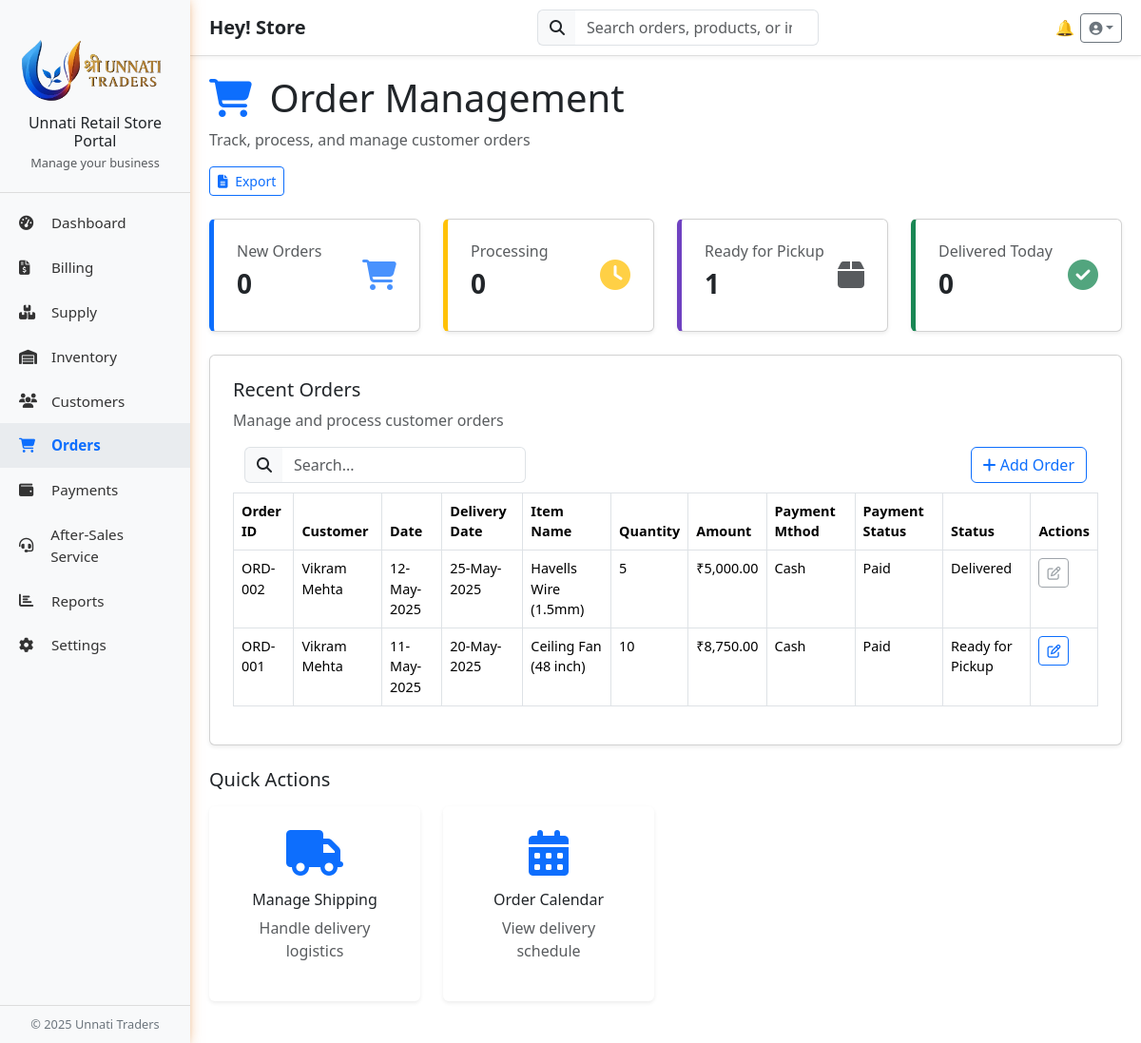
/Dashboard/Retail_Store/store_dashboard.php?page=orders (signed in), run on the app's committed database.
### tables this page shows
CREATE TABLE `retail_store_orders` (
  `order_id` varchar(20) NOT NULL,
  `customer_name` varchar(50) NOT NULL,
  `date` date NOT NULL,
  `delivery_date` date NOT NULL,
  `item_name` varchar(50) NOT NULL,
  `quantity` int(10) NOT NULL,
  `amount` decimal(10,2) NOT NULL,
  `payment_method` enum('Digital payment','Cash','BNPL','Payment gateway') NOT NULL,
  `payment_status` enum('Paid','Pending','Refunded') NOT NULL,
  `status` enum('Processing','Ready for Pickup','Delivered','Cancelled') NOT NULL,
  `created_by` varchar(50) NOT NULL,
  `created_for` varchar(50) NOT NULL
);

### Dashboard/Retail_Store/orders.php (the view, shortened to what this page needs)
<?php
include '../../_conn.php';
$user_name = $_SESSION['user_name'];
?>
<div class="main-content">
    <h1><i class="fas fa-shopping-cart text-primary me-2"></i> Order Management</h1>
    <p class="text-muted">Track, process, and manage customer orders</p>
    <div class="d-flex flex-column flex-md-row gap-3 align-items-md-center justify-content-between mb-4">
        <button type="submit" class="btn btn-outline-primary btn-sm" onclick="exportTableToCSV()">
            <i class="fas fa-file-alt me-1"></i> Export
        </button>
    </div>
</div>
<?php
$order_analytics = [];
$sql = "SELECT COUNT(*) as count FROM retail_store_orders WHERE date = CURDATE() AND created_for = '$user_name'";
$result = mysqli_query($conn, $sql);
$row = mysqli_fetch_assoc($result);
$order_analytics['newOrders'] = $row['count'];
$sql = "SELECT COUNT(*) as count FROM retail_store_orders WHERE status = 'Processing' AND created_for = '$user_name'";
$result = mysqli_query($conn, $sql);
$row = mysqli_fetch_assoc($result);
$order_analytics['processing'] = $row['count'];
$sql = "SELECT COUNT(*) as count FROM retail_store_orders WHERE status = 'Ready for Pickup' AND created_for = '$user_name'";
$result = mysqli_query($conn, $sql);
$row = mysqli_fetch_assoc($result);
$order_analytics['readyForPickup'] = $row['count'];
$sql = "SELECT COUNT(*) as count FROM retail_store_orders WHERE status = 'Delivered' AND delivery_date = CURDATE() AND created_for = '$user_name'";
$result = mysqli_query($conn, $sql);
$row = mysqli_fetch_assoc($result);
$order_analytics['deliveredToday'] = $row['count'];
?>
<div class="row row-cols-1 row-cols-md-4 g-4 mb-4">
    <div class="col">
        <div class="card stat-card card-border shadow-sm" style="border-left: 5px solid #0d6efd;">
            <div class="card-body p-4">
                <div class="d-flex justify-content-between align-items-center">
                    <div>
                        <h6 class="text-muted">New Orders</h6>
                        <h3 class="fw-bold"><?php echo htmlspecialchars($order_analytics['newOrders']); ?></h3>
                    </div>
                    <i class="fas fa-shopping-cart fa-2x text-primary opacity-75"></i>
                </div>
            </div>
        </div>
    </div>
    <div class="col">
        <div class="card stat-card card-border shadow-sm" style="border-left: 5px solid #ffc107;">
            <div class="card-body p-4">
                <div class="d-flex justify-content-between align-items-center">
                    <div>
                        <h6 class="text-muted">Processing</h6>
                        <h3 class="fw-bold"><?php echo htmlspecialchars($order_analytics['processing']); ?></h3>
                    </div>
                    <i class="fas fa-clock fa-2x text-warning opacity-75"></i>
                </div>
            </div>
        </div>
    </div>
    <div class="col">
        <div class="card stat-card card-border shadow-sm" style="border-left: 5px solid #6f42c1;">
            <div class="card-body p-4">
                <div class="d-flex justify-content-between align-items-center">
                    <div>
                        <h6 class="text-muted">Ready for Pickup</h6>
                        <h3 class="fw-bold"><?php echo htmlspecialchars($order_analytics['readyForPickup']); ?></h3>
                    </div>
                    <i class="fas fa-box fa-2x text-purple opacity-75"></i>
                </div>
            </div>
        </div>
    </div>
    <div class="col">
        <div class="card stat-card card-border shadow-sm" style="border-left: 5px solid #198754;">
            <div class="card-body p-4">
                <div class="d-flex justify-content-between align-items-center">
                    <div>
                        <h6 class="text-muted">Delivered Today</h6>
                        <h3 class="fw-bold"><?php echo htmlspecialchars($order_analytics['deliveredToday']); ?></h3>
                    </div>
                    <i class="fas fa-check-circle fa-2x text-success opacity-75"></i>
                </div>
            </div>
        </div>
    </div>
</div>
<div class="card card-border shadow-sm mb-4">
    <div class="card-body p-4">
        <h5>Recent Orders</h5>
        <p class="text-muted">Manage and process customer orders</p>
        <div class="container-fluid d-flex justify-content-between align-items-center">
            <div class="d-flex justify-content-start">
                <div class="input-group w-100 me-2">
                    <span class="input-group-text bg-light border-end-0"><i class="fas fa-search"></i></span>
                    <input type="text" class="form-control border-start-0 table-search" id="searchInput" data-table="order_table"
                        placeholder="Search..." />
                </div>
            </div>
            <div class="justify-contnt-end">
                <button class="btn btn-outline-primary" data-bs-toggle="modal" data-bs-target="#newOrder"><i
                        class="fa-solid fa-plus"></i> Add Order</button>
            </div>
        </div>
        <div class="table-responsive">
            <table class="table table-bordered table-hover" id="orderTable">
                <thead>
                    <tr>
                        <th>Order ID</th>
                        <th>Customer</th>
                        <th>Date</th>
                        <th>Delivery Date</th>
                        <th>Item Name</th>
                        <th>Quantity</th>
                        <th>Amount</th>
                        <th>Payment Mthod</th>
                        <th>Payment Status</th>
                        <th>Status</th>
                        <th>Actions</th>
                    </tr>
                </thead>
                <tbody>
                    <?php
                    $result = $conn->query("SELECT * FROM retail_store_orders WHERE created_for = '$user_name' ORDER BY order_id DESC");
                    if ($result->num_rows > 0) {
                        while ($row = $result->fetch_assoc()) {
                            $status = htmlspecialchars($row['status']);
                            $id = $row['order_id'];
                            echo "<tr>";
                            echo "<td>" . htmlspecialchars($row['order_id']) . "</td>";
                            echo "<td>" . htmlspecialchars($row['customer_name']) . "</td>";
                            echo "<td>" . date('d-M-Y', strtotime($row['date'])) . "</td>";
                            echo "<td>" . date('d-M-Y', strtotime($row['delivery_date'])) . "</td>";
                            echo "<td>" . htmlspecialchars($row['item_name']) . "</td>";
                            echo '<td>' . htmlspecialchars($row['quantity']) . "</td>";
                            echo "<td>₹" . number_format($row['amount'], 2) . "</td>";
                            echo "<td>" . htmlspecialchars($row['payment_method']) . "</td>";
                            echo "<td>" . htmlspecialchars($row['payment_status']) . "</td>";
                            echo "<td>" . $status . "</td>";
                            echo "<td>";
                            if ($status === 'Processing' || $status === 'Ready for Pickup') {
                                echo '<button class="btn btn-outline-primary btn-sm" data-bs-toggle="modal" data-bs-target="#statusModal' . $id . '">
                            <i class="fa-regular fa-pen-to-square"></i>
                          </button>';
                            } else {
                                echo '<button class="btn btn-outline-secondary btn-sm" disabled>
                            <i class="fa-regular fa-pen-to-square"></i>
                          </button>';
                            }
                            echo "</td>";
                            echo "</tr>";
                                ?>
                                <?php
                        }
                    } else {
                        echo "<tr><td colspan='11' class='text-center'>No orders found</td></tr>";
                    }
                    ?>
                </tbody>
            </table>
        </div>
    </div>
</div>
<div class="mb-4">
    <h5 class="mb-3">Quick Actions</h5>
    <form method="post">
        <div class="row row-cols-1 row-cols-sm-2 row-cols-md-4 g-4">
            <div class="col">
                <button type="submit" name="manage_shipping"
                    class="card card-border shadow-sm border-2 border-dashed h-100 w-100 text-start"
                    style="background: none; border: none;">
                    <div class="card-body p-4 text-center">
                        <i class="fas fa-truck fa-3x text-primary mb-3"></i>
                        <h6 class="font-medium">Manage Shipping</h6>
                        <p class="text-sm text-muted mt-1">Handle delivery logistics</p>
                    </div>
                </button>
            </div>
            <div class="col">
                <button type="submit" name="order_calendar"
                    class="card card-border shadow-sm border-2 border-dashed h-100 w-100 text-start"
                    style="background: none; border: none;">
                    <div class="card-body p-4 text-center">
                        <i class="fas fa-calendar-alt fa-3x text-primary mb-3"></i>
                        <h6 class="font-medium">Order Calendar</h6>
                        <p class="text-sm text-muted mt-1">View delivery schedule</p>
                    </div>
                </button>
            </div>
        </div>
    </form>
</div>

### public/css/styles.css (style rules this page uses)
body { font-family: sans-serif; margin: 0; padding: 0; box-sizing: border-box; color: #333; background-color: #f8f9fa; overflow-x: hidden; }
.card-border { border-radius: 0.5rem; border-top: none; border-right: none; border-bottom: none; }
table { width: 100%; border-collapse: collapse; margin-top: 10px; }
th, td { padding: 10px; border: 1px solid #ddd; text-align: left; font-size: 0.9rem; }

### data on the page
retail_store_orders: order_id "ORD-002", customer_name "Vikram Mehta", date "12-May-2025", delivery_date "25-May-2025", item_name "Havells Wire (1.5mm)", quantity "5", amount "5,000.00", payment_method "Cash", payment_status "Paid", status "Delivered"
retail_store_orders: order_id "ORD-001", customer_name "Vikram Mehta", date "11-May-2025", delivery_date "20-May-2025", item_name "Ceiling Fan (48 inch)", quantity "10", amount "8,750.00", payment_method "Cash", payment_status "Paid", status "Ready for Pickup"

### other printed values
$_SESSION['user_name'] "Store"
$order_analytics['newOrders'] "0"
$order_analytics['processing'] "0"
$order_analytics['readyForPickup'] "1"
$order_analytics['deliveredToday'] "0"
